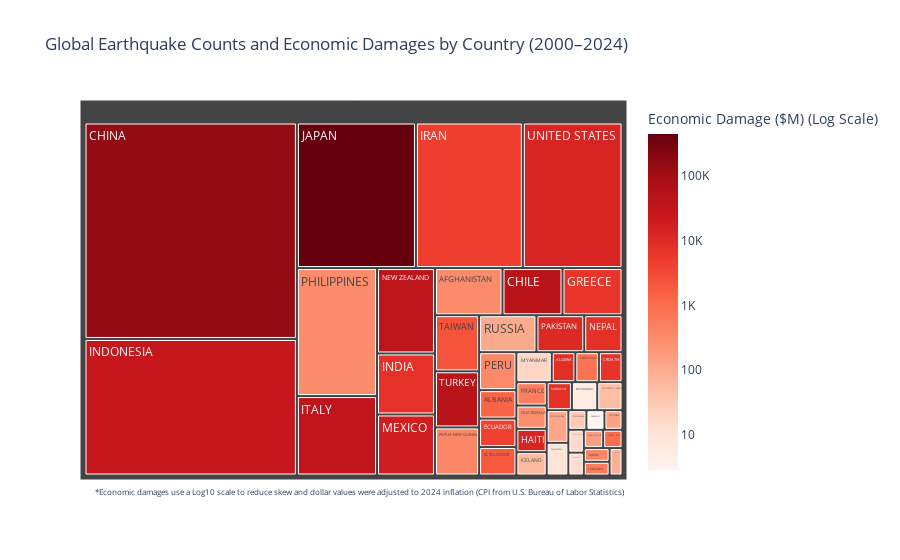

Notebook code for this chart:
### Code cell
import plotly.express as px
import numpy as np

# Log-transform the color variable
damage_data["Log_Total_Damages_Mil"] = np.log10(damage_data["Total_Damages_Mil"] + 1)  # Add 1 to avoid log(0)

# Create the treemap
fig = px.treemap(
    damage_data,
    path=["Country Name"],
    values="Total_Earthquake_Count",  # Box size determined by earthquake counts
    color="Log_Total_Damages_Mil",  # Log-transformed damages for color scale
    title="Global Earthquake Counts and Economic Damages by Country (2000–2024)",
    hover_data={
        "Total_Earthquake_Count": True,
        "Average_Magnitude": True,
        "Total_Damages_Mil": True,  # Show original damages in hover
        "Average_Focal_Depth": True,  # Include aggregated focal depth in hover data
        "Total_Tsunamis": True  # Include tsunami count in hover data
    },
    color_continuous_scale="reds"  # Color scale for log-transformed data
)
#brwnyl, bles, bugn, greens, orrd 

# Update hover template for custom display
fig.update_traces(
    customdata=damage_data[["Average_Magnitude", "Total_Damages_Mil", "Average_Focal_Depth", "Total_Tsunamis"]].values,
    hovertemplate="<b>%{label}</b><br>Earthquake Count: %{value}<br>Total Damage in Dollars: $%{customdata[1]:,.2f}M<br>"
                  "Average Magnitude: %{customdata[0]:.2f}<br>Average Focal Depth: %{customdata[2]:.2f} km<br>"
                  "Tsunamis: %{customdata[3]:.0f}<extra></extra>"
)

# Update layout to show log-scale description
fig.update_layout(
    coloraxis_colorbar=dict(
        title="Economic Damage ($M) (Log Scale)",
        tickvals=[0, 1, 2, 3, 4, 5],  # Custom ticks for better readability
        ticktext=["1", "10", "100", "1K", "10K", "100K"]
    )
)

# Optionally, add a note about the log scaling
fig.add_annotation(
    xref="paper", yref="paper",
    x=1.0, y=-.05,
    text="*Economic damages use a Log10 scale to reduce skew and dollar values were adjusted to 2024 inflation (CPI from U.S. Bureau of Labor Statistics)",
    showarrow=False,
    font=dict(size=8),
    align="left"
)

# Show the treemap
fig.show()

### Figure 1 — Plotly figure (JSON) as saved in the notebook; plotly's stock layout.template omitted (floating-point values rounded to 4 significant figures; data arrays with more than 128 entries replaced by an {"elided": "..."} marker saying what was removed)
{"data": [{"branchvalues": "total", "customdata": {"elided": "46x4 float values"}, "domain": {"x": [0, 1], "y": [0, 1]}, "hovertemplate": "<b>%{label}</b><br>Earthquake Count: %{value}<br>Total Damage in Dollars: $%{customdata[1]:,.2f}M<br>Average Magnitude: %{customdata[0]:.2f}<br>Average Focal Depth: %{customdata[2]:.2f} km<br>Tsunamis: %{customdata[3]:.0f}<extra></extra>", "ids": ["AFGHANISTAN", "ALBANIA", "ALGERIA", "CHILE", "CHINA", "COLOMBIA", "COSTA RICA", "CROATIA", "ECUADOR", "EL SALVADOR", "FRANCE", "GERMANY", "GREECE", "GUATEMALA", "HAITI", "HONDURAS", "ICELAND", "INDIA", "INDONESIA", "IRAN", "ITALY", "JAPAN", "KYRGYZSTAN", "MACEDONIA", "MARTINIQUE", "MEXICO", "MOROCCO", "MYANMAR", "NEPAL", "NEW ZEALAND", "NICARAGUA", "PAKISTAN", "PAPUA NEW GUINEA", "PERU", "PHILIPPINES", "PUERTO RICO", "RUSSIA", "SAMOA", "SOLOMON ISLANDS", "SOUTH KOREA", "TAIWAN", "TAJIKISTAN", "TANZANIA", "THAILAND", "TURKEY", "UNITED STATES"], "labels": ["AFGHANISTAN", "ALBANIA", "ALGERIA", "CHILE", "CHINA", "COLOMBIA", "COSTA RICA", "CROATIA", "ECUADOR", "EL SALVADOR", "FRANCE", "GERMANY", "GREECE", "GUATEMALA", "HAITI", "HONDURAS", "ICELAND", "INDIA", "INDONESIA", "IRAN", "ITALY", "JAPAN", "KYRGYZSTAN", "MACEDONIA", "MARTINIQUE", "MEXICO", "MOROCCO", "MYANMAR", "NEPAL", "NEW ZEALAND", "NICARAGUA", "PAKISTAN", "PAPUA NEW GUINEA", "PERU", "PHILIPPINES", "PUERTO RICO", "RUSSIA", "SAMOA", "SOLOMON ISLANDS", "SOUTH KOREA", "TAIWAN", "TAJIKISTAN", "TANZANIA", "THAILAND", "TURKEY", "UNITED STATES"], "marker": {"coloraxis": "coloraxis", "colors": [2.513, 3.141, 3.933, 4.645, 5.196, 1.503, 2.901, 3.861, 3.635, 3.294, 2.722, 0.4518, 3.832, 2.466, 4.125, 2.168, 1.771, 3.889, 4.45, 3.663, 4.551, 5.653, 1.231, 1.148, 2.193, 4.258, 3.896, 1.281, 3.905, 4.599, 0.7016, 4.036, 2.581, 2.554, 2.506, 2.987, 2.029, 2.621, 1.697, 2.099, 3.374, 0.9926, 2.778, 1.926, 4.665, 4.109]}, "name": "", "parents": ["", "", "", "", "", "", "", "", "", "", "", "", "", "", "", "", "", "", "", "", "", "", "", "", "", "", "", "", "", "", "", "", "", "", "", "", "", "", "", "", "", "", "", "", "", ""], "type": "treemap", "values": [9, 3, 2, 8, 130, 1, 2, 2, 3, 3, 2, 1, 8, 2, 2, 1, 2, 10, 82, 44, 18, 49, 1, 1, 1, 10, 2, 3, 4, 14, 2, 5, 6, 4, 29, 1, 6, 1, 2, 2, 7, 2, 1, 1, 7, 41]}], "layout": {"annotations": [{"align": "left", "font": {"size": 8}, "showarrow": false, "text": "*Economic damages use a Log10 scale to reduce skew and dollar values were adjusted to 2024 inflation (CPI from U.S. Bureau of Labor Statistics)", "x": 1, "xref": "paper", "y": -0.05, "yref": "paper"}], "coloraxis": {"colorbar": {"ticktext": ["1", "10", "100", "1K", "10K", "100K"], "tickvals": [0, 1, 2, 3, 4, 5], "title": {"text": "Economic Damage ($M) (Log Scale)"}}, "colorscale": [[0, "rgb(255,245,240)"], [0.125, "rgb(254,224,210)"], [0.25, "rgb(252,187,161)"], [0.375, "rgb(252,146,114)"], [0.5, "rgb(251,106,74)"], [0.625, "rgb(239,59,44)"], [0.75, "rgb(203,24,29)"], [0.875, "rgb(165,15,21)"], [1, "rgb(103,0,13)"]]}, "legend": {"tracegroupgap": 0}, "title": {"text": "Global Earthquake Counts and Economic Damages by Country (2000–2024)"}}}
